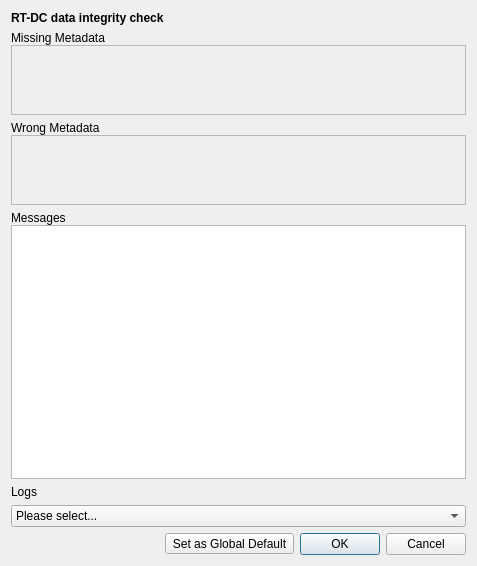
<?xml version="1.0" encoding="UTF-8"?>
<ui version="4.0">
 <class>Dialog</class>
 <widget class="QDialog" name="Dialog">
  <property name="geometry">
   <rect>
    <x>0</x>
    <y>0</y>
    <width>477</width>
    <height>566</height>
   </rect>
  </property>
  <property name="windowTitle">
   <string>Dialog</string>
  </property>
  <layout class="QVBoxLayout" name="verticalLayout">
   <item>
    <widget class="QLabel" name="label">
     <property name="text">
      <string>&lt;b&gt;RT-DC data integrity check&lt;/b&gt;</string>
     </property>
    </widget>
   </item>
   <item>
    <widget class="QWidget" name="groupBox_missing" native="true">
     <property name="sizePolicy">
      <sizepolicy hsizetype="Preferred" vsizetype="Maximum">
       <horstretch>0</horstretch>
       <verstretch>2</verstretch>
      </sizepolicy>
     </property>
     <layout class="QVBoxLayout" name="verticalLayout_3">
      <property name="spacing">
       <number>0</number>
      </property>
      <property name="leftMargin">
       <number>0</number>
      </property>
      <property name="topMargin">
       <number>0</number>
      </property>
      <property name="rightMargin">
       <number>0</number>
      </property>
      <property name="bottomMargin">
       <number>0</number>
      </property>
      <item>
       <widget class="QLabel" name="label_5">
        <property name="text">
         <string>Missing Metadata</string>
        </property>
       </widget>
      </item>
      <item>
       <widget class="QScrollArea" name="scrollArea_2">
        <property name="sizePolicy">
         <sizepolicy hsizetype="Expanding" vsizetype="Expanding">
          <horstretch>0</horstretch>
          <verstretch>0</verstretch>
         </sizepolicy>
        </property>
        <property name="sizeAdjustPolicy">
         <enum>QAbstractScrollArea::AdjustToContents</enum>
        </property>
        <property name="widgetResizable">
         <bool>true</bool>
        </property>
        <widget class="QWidget" name="scrollAreaWidgetContents_3">
         <property name="geometry">
          <rect>
           <x>0</x>
           <y>0</y>
           <width>457</width>
           <height>68</height>
          </rect>
         </property>
         <layout class="QGridLayout" name="gridLayout_missing"/>
        </widget>
       </widget>
      </item>
     </layout>
    </widget>
   </item>
   <item>
    <widget class="QWidget" name="groupBox_wrong" native="true">
     <property name="sizePolicy">
      <sizepolicy hsizetype="Preferred" vsizetype="Maximum">
       <horstretch>0</horstretch>
       <verstretch>2</verstretch>
      </sizepolicy>
     </property>
     <layout class="QVBoxLayout" name="verticalLayout_4">
      <property name="spacing">
       <number>0</number>
      </property>
      <property name="leftMargin">
       <number>0</number>
      </property>
      <property name="topMargin">
       <number>0</number>
      </property>
      <property name="rightMargin">
       <number>0</number>
      </property>
      <property name="bottomMargin">
       <number>0</number>
      </property>
      <item>
       <widget class="QLabel" name="label_4">
        <property name="text">
         <string>Wrong Metadata</string>
        </property>
       </widget>
      </item>
      <item>
       <widget class="QScrollArea" name="scrollArea">
        <property name="sizePolicy">
         <sizepolicy hsizetype="Expanding" vsizetype="Expanding">
          <horstretch>0</horstretch>
          <verstretch>0</verstretch>
         </sizepolicy>
        </property>
        <property name="sizeAdjustPolicy">
         <enum>QAbstractScrollArea::AdjustToContents</enum>
        </property>
        <property name="widgetResizable">
         <bool>true</bool>
        </property>
        <widget class="QWidget" name="scrollAreaWidgetContents_4">
         <property name="geometry">
          <rect>
           <x>0</x>
           <y>0</y>
           <width>457</width>
           <height>68</height>
          </rect>
         </property>
         <layout class="QGridLayout" name="gridLayout_wrong"/>
        </widget>
       </widget>
      </item>
     </layout>
    </widget>
   </item>
   <item>
    <widget class="QWidget" name="groupBox_messages" native="true">
     <property name="sizePolicy">
      <sizepolicy hsizetype="Preferred" vsizetype="Expanding">
       <horstretch>0</horstretch>
       <verstretch>1</verstretch>
      </sizepolicy>
     </property>
     <layout class="QVBoxLayout" name="verticalLayout_5">
      <property name="spacing">
       <number>0</number>
      </property>
      <property name="leftMargin">
       <number>0</number>
      </property>
      <property name="topMargin">
       <number>0</number>
      </property>
      <property name="rightMargin">
       <number>0</number>
      </property>
      <property name="bottomMargin">
       <number>0</number>
      </property>
      <item>
       <widget class="QLabel" name="label_2">
        <property name="text">
         <string>Messages</string>
        </property>
       </widget>
      </item>
      <item>
       <widget class="QTextEdit" name="textEdit">
        <property name="sizePolicy">
         <sizepolicy hsizetype="Expanding" vsizetype="Expanding">
          <horstretch>0</horstretch>
          <verstretch>0</verstretch>
         </sizepolicy>
        </property>
        <property name="sizeAdjustPolicy">
         <enum>QAbstractScrollArea::AdjustToContents</enum>
        </property>
        <property name="lineWrapMode">
         <enum>QTextEdit::NoWrap</enum>
        </property>
        <property name="readOnly">
         <bool>true</bool>
        </property>
       </widget>
      </item>
     </layout>
    </widget>
   </item>
   <item>
    <widget class="QWidget" name="widget_logs" native="true">
     <layout class="QVBoxLayout" name="verticalLayout_2">
      <property name="leftMargin">
       <number>0</number>
      </property>
      <property name="topMargin">
       <number>0</number>
      </property>
      <property name="rightMargin">
       <number>0</number>
      </property>
      <property name="bottomMargin">
       <number>0</number>
      </property>
      <item>
       <widget class="QLabel" name="label_3">
        <property name="text">
         <string>Logs</string>
        </property>
       </widget>
      </item>
      <item>
       <widget class="QComboBox" name="comboBox_logs">
        <item>
         <property name="text">
          <string>Please select...</string>
         </property>
        </item>
       </widget>
      </item>
     </layout>
    </widget>
   </item>
   <item>
    <layout class="QHBoxLayout" name="horizontalLayout_2">
     <property name="spacing">
      <number>6</number>
     </property>
     <property name="topMargin">
      <number>0</number>
     </property>
     <item>
      <spacer name="horizontalSpacer">
       <property name="orientation">
        <enum>Qt::Horizontal</enum>
       </property>
       <property name="sizeHint" stdset="0">
        <size>
         <width>40</width>
         <height>20</height>
        </size>
       </property>
      </spacer>
     </item>
     <item>
      <widget class="QToolButton" name="toolButton_global">
       <property name="toolTip">
        <string>The metadata of this dataset are used as global defaults for all other datasets.</string>
       </property>
       <property name="text">
        <string>Set as Global Default</string>
       </property>
       <property name="icon">
        <iconset theme="applications-internet"/>
       </property>
       <property name="toolButtonStyle">
        <enum>Qt::ToolButtonTextBesideIcon</enum>
       </property>
      </widget>
     </item>
     <item>
      <widget class="QDialogButtonBox" name="buttonBox">
       <property name="sizePolicy">
        <sizepolicy hsizetype="Preferred" vsizetype="Fixed">
         <horstretch>0</horstretch>
         <verstretch>0</verstretch>
        </sizepolicy>
       </property>
       <property name="orientation">
        <enum>Qt::Horizontal</enum>
       </property>
       <property name="standardButtons">
        <set>QDialogButtonBox::Cancel|QDialogButtonBox::Ok</set>
       </property>
       <property name="centerButtons">
        <bool>false</bool>
       </property>
      </widget>
     </item>
    </layout>
   </item>
  </layout>
 </widget>
 <resources/>
 <connections>
  <connection>
   <sender>buttonBox</sender>
   <signal>accepted()</signal>
   <receiver>Dialog</receiver>
   <slot>accept()</slot>
   <hints>
    <hint type="sourcelabel">
     <x>248</x>
     <y>254</y>
    </hint>
    <hint type="destinationlabel">
     <x>157</x>
     <y>274</y>
    </hint>
   </hints>
  </connection>
  <connection>
   <sender>buttonBox</sender>
   <signal>rejected()</signal>
   <receiver>Dialog</receiver>
   <slot>reject()</slot>
   <hints>
    <hint type="sourcelabel">
     <x>316</x>
     <y>260</y>
    </hint>
    <hint type="destinationlabel">
     <x>286</x>
     <y>274</y>
    </hint>
   </hints>
  </connection>
 </connections>
</ui>
